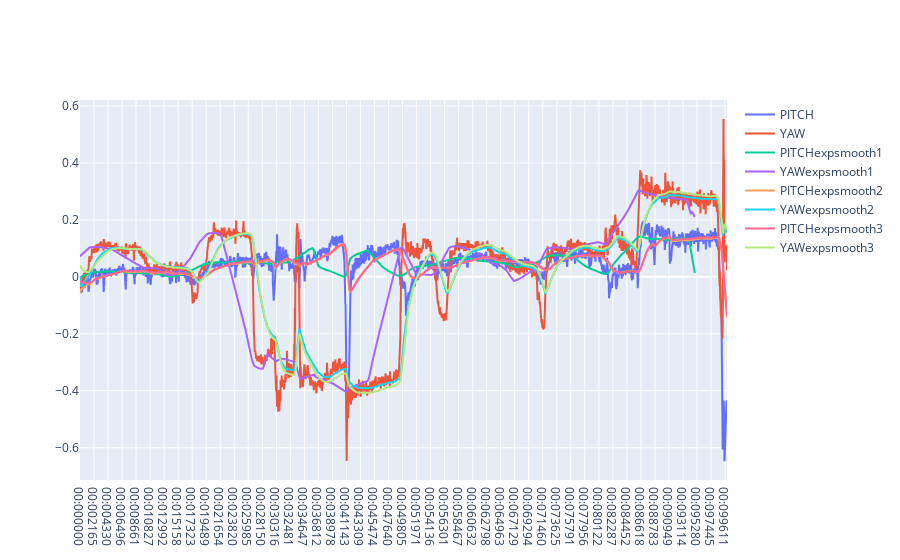

Notebook code cell kept with this figure:
### Code cell
data =[]
    
for i in feature_drop[:2]:
    data.append(go.Scatter(
            x = df_time, y = df[i], name=i
            ))
    

for j in smooth_drop:
    for i in feature_drop[:2]:
        data.append(go.Scatter(
            x = df_time, y = dict_dfs[j][i], name=i+j
            ))
    
    

fig = go.Figure(data=data)
iplot(fig)

### Figure 1 — Plotly figure (JSON) as saved in the notebook; plotly's stock layout.template omitted (floating-point values rounded to 4 significant figures; data arrays with more than 128 entries replaced by an {"elided": "..."} marker saying what was removed)
{"data": [{"name": "PITCH", "type": "scatter", "x": {"elided": "3000 str values"}, "y": {"elided": "3000 float values"}}, {"name": "YAW", "type": "scatter", "x": {"elided": "3000 str values"}, "y": {"elided": "3000 float values"}}, {"name": "PITCHexpsmooth1", "type": "scatter", "x": {"elided": "3000 str values"}, "y": {"elided": "2851 float values"}}, {"name": "YAWexpsmooth1", "type": "scatter", "x": {"elided": "3000 str values"}, "y": {"elided": "2851 float values"}}, {"name": "PITCHexpsmooth2", "type": "scatter", "x": {"elided": "3000 str values"}, "y": {"elided": "3000 float values"}}, {"name": "YAWexpsmooth2", "type": "scatter", "x": {"elided": "3000 str values"}, "y": {"elided": "3000 float values"}}, {"name": "PITCHexpsmooth3", "type": "scatter", "x": {"elided": "3000 str values"}, "y": {"elided": "3000 float values"}}, {"name": "YAWexpsmooth3", "type": "scatter", "x": {"elided": "3000 str values"}, "y": {"elided": "3000 float values"}}], "layout": {}}
